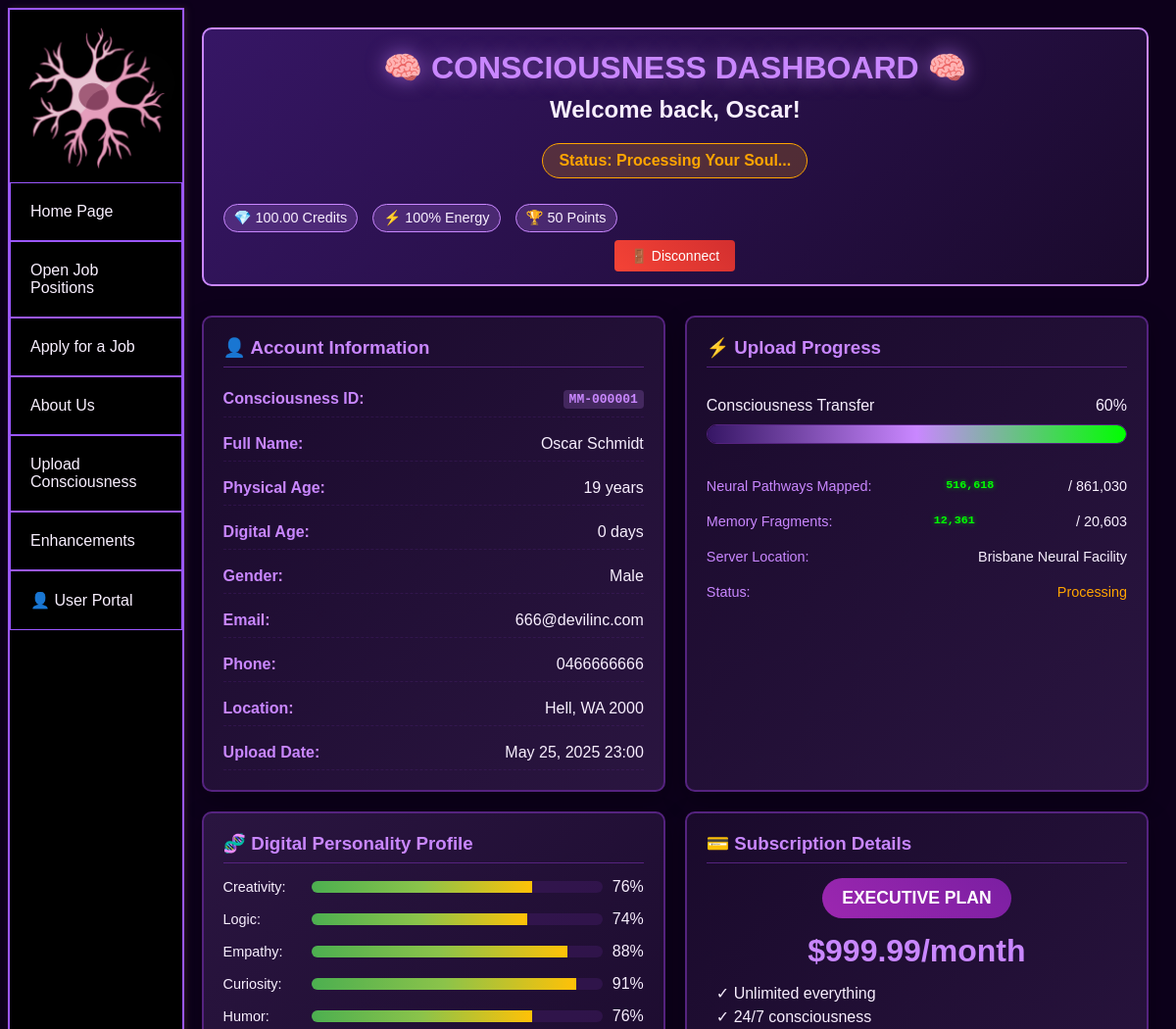
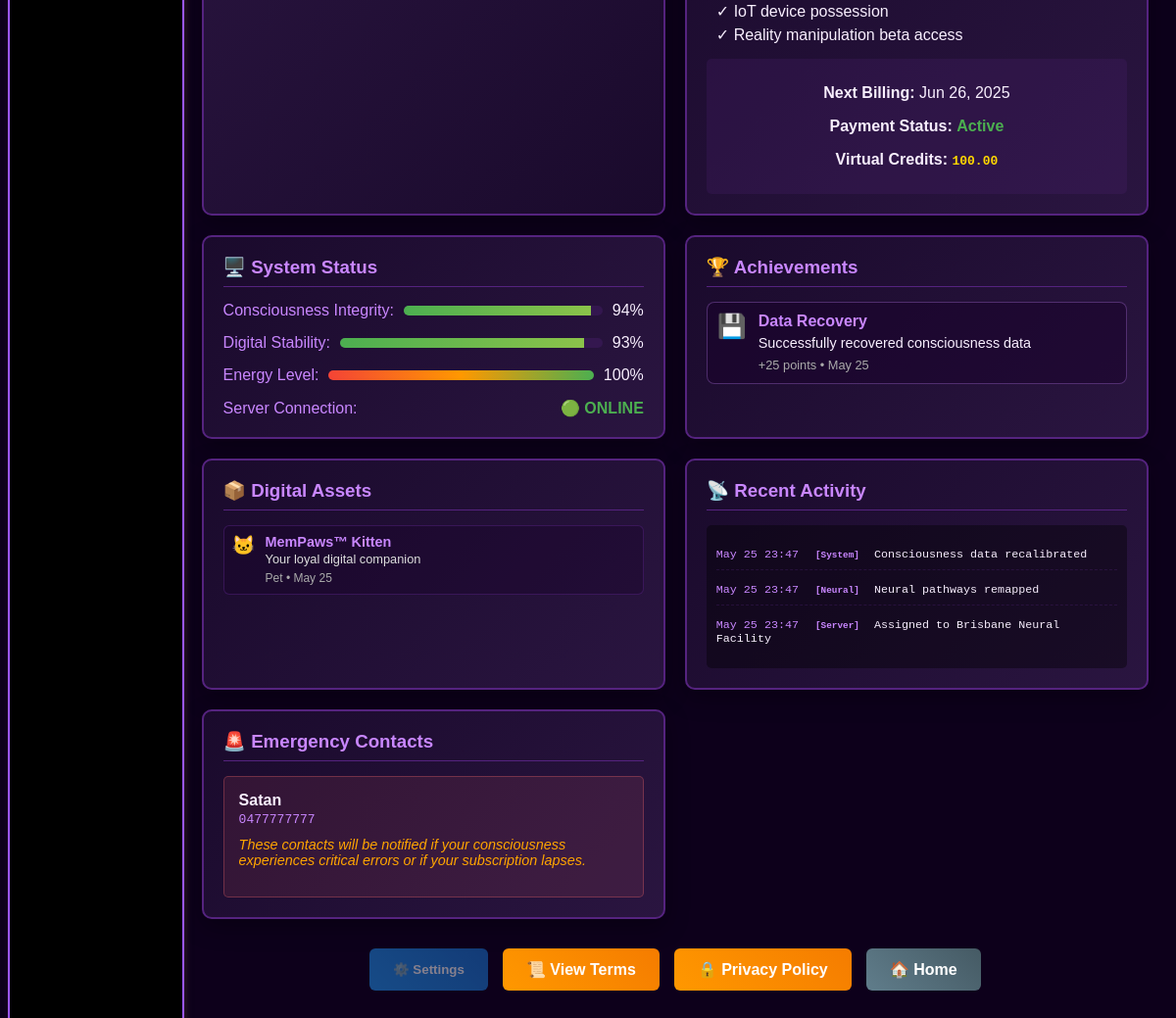
The app's page /user_dashboard.php (signed in) with its own data (2 pictures, top to bottom).
### tables this page shows
CREATE TABLE `consciousness_uploads` (
  `UploadID` int(11) NOT NULL,
  `FirstName` varchar(50) NOT NULL,
  `LastName` varchar(50) NOT NULL,
  `Email` varchar(255) NOT NULL,
  `Password` varchar(255) NOT NULL,
  `DateOfBirth` date NOT NULL,
  `Gender` enum('Male','Female','Other','Prefer not to say') NOT NULL,
  `StreetAddress` varchar(100) NOT NULL,
  `City` varchar(50) NOT NULL,
  `State` varchar(3) NOT NULL,
  `Postcode` varchar(4) NOT NULL,
  `Phone` varchar(15) NOT NULL,
  `EmergencyContact` varchar(100) DEFAULT NULL,
  `EmergencyPhone` varchar(15) DEFAULT NULL,
  `SubscriptionPlan` enum('Basic','Premium','Executive') DEFAULT 'Basic',
  `MedicalConditions` text DEFAULT NULL,
  `SpecialRequests` text DEFAULT NULL,
  `ConsciousnessConsent` tinyint(1) DEFAULT 0,
  `PhysicalConsent` tinyint(1) DEFAULT 0,
  `DataUseConsent` tinyint(1) DEFAULT 0,
  `TermsAccepted` tinyint(1) DEFAULT 0,
  `Status` enum('Pending','Processing','Uploaded','Failed') DEFAULT 'Pending',
  `UploadTimestamp` timestamp NOT NULL DEFAULT current_timestamp(),
  `LastLogin` timestamp NULL DEFAULT NULL,
  `UploadProgress` int(11) DEFAULT 0,
  `NeuralPathwaysTotal` int(11) DEFAULT 0,
  `NeuralPathwaysMapped` int(11) DEFAULT 0,
  `MemoryFragmentsTotal` int(11) DEFAULT 0,
  `MemoryFragmentsMapped` int(11) DEFAULT 0,
  `ServerLocation` varchar(100) DEFAULT '',
  `ConsciousnessIntegrity` int(11) DEFAULT 0,
  `DigitalStability` int(11) DEFAULT 0,
  `DigitalEnergy` int(11) DEFAULT 100,
  `TotalActiveTime` int(11) DEFAULT 0,
  `LastProgressUpdate` timestamp NOT NULL DEFAULT current_timestamp(),
  `DigitalPersonality` text DEFAULT NULL,
  `AchievementPoints` int(11) DEFAULT 0,
  `VirtualCredits` decimal(10,2) DEFAULT 100.00
);

CREATE TABLE `user_achievements` (
  `AchievementID` int(11) NOT NULL,
  `UserID` int(11) NOT NULL,
  `AchievementName` varchar(100) NOT NULL,
  `AchievementDescription` text DEFAULT NULL,
  `AchievementIcon` varchar(10) DEFAULT '?',
  `UnlockedTimestamp` timestamp NOT NULL DEFAULT current_timestamp(),
  `PointsAwarded` int(11) DEFAULT 10
);

CREATE TABLE `user_digital_assets` (
  `AssetID` int(11) NOT NULL,
  `UserID` int(11) NOT NULL,
  `AssetType` enum('Pet','Environment','Memory','Skill','Tool') NOT NULL,
  `AssetName` varchar(100) NOT NULL,
  `AssetDescription` text DEFAULT NULL,
  `AssetIcon` varchar(10) DEFAULT '?',
  `AcquiredTimestamp` timestamp NOT NULL DEFAULT current_timestamp(),
  `IsActive` tinyint(1) DEFAULT 1
);

CREATE TABLE `user_activity_log` (
  `ActivityID` int(11) NOT NULL,
  `UserID` int(11) NOT NULL,
  `ActivityType` varchar(50) NOT NULL,
  `ActivityDescription` text NOT NULL,
  `ActivityTimestamp` timestamp NOT NULL DEFAULT current_timestamp(),
  `ImportanceLevel` enum('Low','Medium','High','Critical') DEFAULT 'Medium'
);

### user_dashboard.php (the view, shortened to what the rows shown need)
<?php
require_once("update_user_progress.php");
$conn = mysqli_connect($host, $user, $pswd, $dbnm);
$user_id = $_SESSION['user_id'];
$stmt = mysqli_prepare($conn, "SELECT * FROM consciousness_uploads WHERE UploadID = ?");
mysqli_stmt_bind_param($stmt, 'i', $user_id);
mysqli_stmt_execute($stmt);
$result = mysqli_stmt_get_result($stmt);
$user_data = mysqli_fetch_assoc($result);
$activity_stmt = mysqli_prepare($conn, "SELECT ActivityType, ActivityDescription, ActivityTimestamp, ImportanceLevel FROM user_activity_log WHERE UserID = ? ORDER BY ActivityTimestamp DESC LIMIT 10");
mysqli_stmt_bind_param($activity_stmt, 'i', $user_id);
mysqli_stmt_execute($activity_stmt);
$activities_result = mysqli_stmt_get_result($activity_stmt);
$activities = mysqli_fetch_all($activities_result, MYSQLI_ASSOC);
$achievement_stmt = mysqli_prepare($conn, "SELECT AchievementName, AchievementDescription, AchievementIcon, UnlockedTimestamp, PointsAwarded FROM user_achievements WHERE UserID = ? ORDER BY UnlockedTimestamp DESC");
mysqli_stmt_bind_param($achievement_stmt, 'i', $user_id);
mysqli_stmt_execute($achievement_stmt);
$achievements_result = mysqli_stmt_get_result($achievement_stmt);
$achievements = mysqli_fetch_all($achievements_result, MYSQLI_ASSOC);
$assets_stmt = mysqli_prepare($conn, "SELECT AssetType, AssetName, AssetDescription, AssetIcon, AcquiredTimestamp FROM user_digital_assets WHERE UserID = ? AND IsActive = 1 ORDER BY AcquiredTimestamp DESC");
mysqli_stmt_bind_param($assets_stmt, 'i', $user_id);
mysqli_stmt_execute($assets_stmt);
$assets_result = mysqli_stmt_get_result($assets_stmt);
$digital_assets = mysqli_fetch_all($assets_result, MYSQLI_ASSOC);
$birth_date = new DateTime($user_data['DateOfBirth']);
$today = new DateTime();
$age = $birth_date->diff($today)->y;
$upload_date = new DateTime($user_data['UploadTimestamp']);
$digital_age = $today->diff($upload_date)->days;
$personality = json_decode($user_data['DigitalPersonality'], true);
$status_message = "Upload Complete!";
$status_class = "complete";
switch ($user_data['Status']) {
    case 'Processing':
        $status_message = "Processing Your Soul...";
        $status_class = "processing";
        break;
}
include 'header.inc';
?>
<body class="global_style upload_style manage_style">
    <div id="main-container" class="account-dashboard">
        <div class="dashboard-header">
            <h1>🧠 CONSCIOUSNESS DASHBOARD 🧠</h1>
            <div class="user-welcome">
                <h2>Welcome back, <?= htmlspecialchars($user_data['FirstName']) ?>!</h2>
                <p class="upload-status <?= $status_class ?>">Status: <?= $status_message ?></p>
                <div class="user-stats-quick">
                    <span class="stat">💎 <?= $user_data['VirtualCredits'] ?> Credits</span>
                    <span class="stat">⚡ <?= $user_data['DigitalEnergy'] ?>% Energy</span>
                    <span class="stat">🏆 <?= $user_data['AchievementPoints'] ?> Points</span>
                </div>
                <div class="user-controls">
                    <a href="user_login.php?logout=1" class="logout-btn">🚪 Disconnect</a>
                </div>
            </div>
        </div>
        <div class="dashboard-grid">
            <div class="dashboard-card account-info">
                <div class="info-grid">
                    <div class="info-item"><label>Consciousness ID:</label><span class="consciousness-id">MM-<?= sprintf("%06d", $user_data['UploadID']) ?></span></div>
                    <div class="info-item"><label>Full Name:</label><span><?= htmlspecialchars($user_data['FirstName'] . " " . $user_data['LastName']) ?></span></div>
                    <div class="info-item"><label>Physical Age:</label><span><?= $age ?> years</span></div>
                    <div class="info-item"><label>Digital Age:</label><span class="digital-age"><?= $digital_age ?> days</span></div>
                    <div class="info-item"><label>Gender:</label><span><?= htmlspecialchars($user_data['Gender']) ?></span></div>
                    <div class="info-item"><label>Email:</label><span><?= htmlspecialchars($user_data['Email']) ?></span></div>
                    <div class="info-item"><label>Phone:</label><span><?= htmlspecialchars($user_data['Phone']) ?></span></div>
                    <div class="info-item"><label>Location:</label><span><?= htmlspecialchars($user_data['City'] . ", " . $user_data['State'] . " " . $user_data['Postcode']) ?></span></div>
                    <div class="info-item"><label>Upload Date:</label><span><?= date('M d, Y H:i', strtotime($user_data['UploadTimestamp'])) ?></span></div>
                </div>
            </div>
            <div class="dashboard-card upload-progress">
                <div class="progress-details">
                    <div class="progress-container">
                        <div class="progress-label"><span>Consciousness Transfer</span><span class="progress-percent"><?= $user_data['UploadProgress'] ?>%</span></div>
                    </div>
                    <div class="upload-stats">
                        <div class="stat-item"><label>Neural Pathways Mapped:</label><span class="neural-count"><?= number_format($user_data['NeuralPathwaysMapped']) ?></span> / <?= number_format($user_data['NeuralPathwaysTotal']) ?></div>
                        <div class="stat-item"><label>Memory Fragments:</label><span class="memory-count"><?= number_format($user_data['MemoryFragmentsMapped']) ?></span> / <?= number_format($user_data['MemoryFragmentsTotal']) ?></div>
                        <div class="stat-item"><label>Server Location:</label><span><?= htmlspecialchars($user_data['ServerLocation']) ?></span></div>
                        <div class="stat-item"><label>Status:</label><span class="status-<?= $status_class ?>"><?= $user_data['Status'] ?></span></div>
                    </div>
                </div>
            </div>
            <?php if ($personality): ?>
            <div class="dashboard-card personality-profile">
                <div class="personality-stats">
                    <?php foreach ($personality as $trait => $value): ?>
                        <div class="personality-item">
                            <label><?= ucfirst($trait) ?>:</label>
                            <div class="personality-bar">
                                <div class="personality-fill" style="width: <?= $value ?>%"></div>
                            </div>
                            <span><?= $value ?>%</span>
                        </div>
                    <?php endforeach; ?>
                </div>
            </div>
            <?php endif; ?>
            <div class="dashboard-card subscription-info">
                <div class="subscription-details">
                    <div class="plan-badge plan-<?= strtolower($user_data['SubscriptionPlan']) ?>"><?= strtoupper($user_data['SubscriptionPlan']) ?> PLAN</div>
                    <?php
                    $plan_prices = ['Basic' => 49.99, 'Premium' => 199.99, 'Executive' => 999.99];
                    $plan_features = [
                        'Basic' => ['500MB thought storage', '2 hours active consciousness/day', 'Basic digital environment'],
                        'Premium' => ['Unlimited thought storage', '16 hours active consciousness/day', 'Premium virtual environments', 'Memory backup'],
                        'Executive' => ['Unlimited everything', '24/7 consciousness', 'IoT device possession', 'Reality manipulation beta access']
                    ];
                    ?>
                    <div class="plan-price">$<?= $plan_prices[$user_data['SubscriptionPlan']] ?>/month</div>
                    <div class="plan-features">
                        <?php foreach ($plan_features[$user_data['SubscriptionPlan']] as $feature): ?>
                            <div class="feature">✓ <?= $feature ?></div>
                        <?php endforeach; ?>
                    </div>
                    <div class="billing-info">
                        <p><strong>Next Billing:</strong> <?= date('M d, Y', strtotime('+1 month')) ?></p>
                        <p><strong>Payment Status:</strong> <span class="status-active">Active</span></p>
                        <p><strong>Virtual Credits:</strong> <span class="credits"><?= $user_data['VirtualCredits'] ?></span></p>
                    </div>
                </div>
            </div>
            <div class="dashboard-card system-status">
                <div class="status-grid">
                    <div class="status-item">
                        <label>Consciousness Integrity:</label>
                        <div class="status-bar"><div class="status-fill" style="width: <?= $user_data['ConsciousnessIntegrity'] ?>%"></div></div>
                        <span><?= $user_data['ConsciousnessIntegrity'] ?>%</span>
                    </div>
                    <div class="status-item">
                        <label>Digital Stability:</label>
                        <div class="status-bar"><div class="status-fill" style="width: <?= $user_data['DigitalStability'] ?>%"></div></div>
                        <span><?= $user_data['DigitalStability'] ?>%</span>
                    </div>
                    <div class="status-item">
                        <label>Energy Level:</label>
                        <div class="status-bar"><div class="status-fill energy-bar" style="width: <?= $user_data['DigitalEnergy'] ?>%"></div></div>
                        <span><?= $user_data['DigitalEnergy'] ?>%</span>
                    </div>
                </div>
            </div>
            <?php if (!empty($achievements)): ?>
            <div class="dashboard-card achievements">
                <div class="achievements-list">
                    <?php foreach ($achievements as $achievement): ?>
                        <div class="achievement-item">
                            <span class="achievement-icon"><?= $achievement['AchievementIcon'] ?></span>
                            <div class="achievement-details">
                                <strong><?= htmlspecialchars($achievement['AchievementName']) ?></strong>
                                <p><?= htmlspecialchars($achievement['AchievementDescription']) ?></p>
                                <small>+<?= $achievement['PointsAwarded'] ?> points • <?= date('M d', strtotime($achievement['UnlockedTimestamp'])) ?></small>
                            </div>
                        </div>
                    <?php endforeach; ?>
                </div>
            </div>
            <?php endif; ?>
            <?php if (!empty($digital_assets)): ?>
            <div class="dashboard-card digital-assets">
                <div class="assets-grid">
                    <?php foreach ($digital_assets as $asset): ?>
                        <div class="asset-item">
                            <span class="asset-icon"><?= $asset['AssetIcon'] ?></span>
                            <div class="asset-info">
                                <strong><?= htmlspecialchars($asset['AssetName']) ?></strong>
                                <p><?= htmlspecialchars($asset['AssetDescription']) ?></p>
                                <small><?= ucfirst($asset['AssetType']) ?> • <?= date('M d', strtotime($asset['AcquiredTimestamp'])) ?></small>
                            </div>
                        </div>
                    <?php endforeach; ?>
                </div>
            </div>
            <?php endif; ?>
            <div class="dashboard-card activity-feed">
                <div class="activity-log">
                    <?php foreach ($activities as $activity): ?>
                        <div class="activity-item">
                            <span class="timestamp"><?= date('M d H:i', strtotime($activity['ActivityTimestamp'])) ?></span>
                            <span class="activity-type">[<?= $activity['ActivityType'] ?>]</span>
                            <?= htmlspecialchars($activity['ActivityDescription']) ?>
                        </div>
                    <?php endforeach; ?>
                </div>
            </div>
            <?php if (!empty($user_data['EmergencyContact'])): ?>
                <div class="dashboard-card emergency-contacts">
                    <h3>🚨 Emergency Contacts</h3>
                    <div class="contact-info">
                        <div class="contact-item">
                            <strong><?= htmlspecialchars($user_data['EmergencyContact']) ?></strong><br>
                            <?php if (!empty($user_data['EmergencyPhone'])): ?>
                                <span class="phone"><?= htmlspecialchars($user_data['EmergencyPhone']) ?></span>
                            <?php endif; ?>
                        </div>
                        <p class="emergency-note">These contacts will be notified if your consciousness experiences critical errors or if your subscription lapses.</p>
                    </div>
                </div>
            <?php endif; ?>
        </div>
    </div>
</body>
</html>

### records on screen
consciousness_uploads: FirstName "Oscar", Status "Processing Your Soul...", VirtualCredits "100.00", DigitalEnergy "100", AchievementPoints "50", UploadID "000001", FirstName+LastName "Oscar Schmidt", Gender "Male", Email "666@devilinc.com", Phone "0466666666", City+State+Postcode "Hell, WA 2000", UploadTimestamp "May 25, 2025 23:00", UploadProgress "60", NeuralPathwaysMapped "516,618", NeuralPathwaysTotal "861,030", MemoryFragmentsMapped "12,361", MemoryFragmentsTotal "20,603", ServerLocation "Brisbane Neural Facility", Status "Processing", DigitalPersonality "76", DigitalPersonality "74", DigitalPersonality "88", DigitalPersonality "91", SubscriptionPlan "EXECUTIVE", SubscriptionPlan "999.99", SubscriptionPlan "Unlimited everything", SubscriptionPlan "24/7 consciousness", SubscriptionPlan "IoT device possession", SubscriptionPlan "Reality manipulation beta access", ConsciousnessIntegrity "94", DigitalStability "93", EmergencyContact "Satan", EmergencyPhone "0477777777"
user_achievements: AchievementIcon "💾", AchievementName "Data Recovery", AchievementDescription "Successfully recovered consciousness data", PointsAwarded "25", UnlockedTimestamp "May 25"
user_digital_assets: AssetIcon "🐱", AssetName "MemPaws™ Kitten", AssetDescription "Your loyal digital companion", AssetType "Pet", AcquiredTimestamp "May 25"
user_activity_log: ActivityTimestamp "May 25 23:47", ActivityType "System", ActivityDescription "Consciousness data recalibrated"
user_activity_log: ActivityTimestamp "May 25 23:47", ActivityType "Neural", ActivityDescription "Neural pathways remapped"
user_activity_log: ActivityTimestamp "May 25 23:47", ActivityType "Server", ActivityDescription "Assigned to Brisbane Neural Facility"

### other values on screen
$trait "Creativity"
$trait "Logic"
$trait "Empathy"
$trait "Curiosity"
$trait "Humor"
